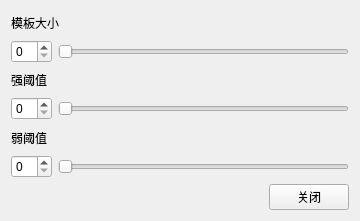
<?xml version="1.0" encoding="UTF-8"?>
<ui version="4.0">
 <class>EdgeDetection</class>
 <widget class="QWidget" name="EdgeDetection">
  <property name="geometry">
   <rect>
    <x>0</x>
    <y>0</y>
    <width>360</width>
    <height>221</height>
   </rect>
  </property>
  <property name="windowTitle">
   <string>EdgeDetection</string>
  </property>
  <layout class="QVBoxLayout" name="verticalLayout_6">
   <item>
    <layout class="QVBoxLayout" name="verticalLayout_5">
     <item>
      <layout class="QVBoxLayout" name="verticalLayout_4">
       <item>
        <layout class="QVBoxLayout" name="verticalLayout">
         <item>
          <widget class="QLabel" name="label">
           <property name="text">
            <string>模板大小</string>
           </property>
          </widget>
         </item>
         <item>
          <layout class="QHBoxLayout" name="horizontalLayout">
           <item>
            <widget class="QSpinBox" name="modelSpinBox"/>
           </item>
           <item>
            <widget class="QSlider" name="modelSlider">
             <property name="orientation">
              <enum>Qt::Horizontal</enum>
             </property>
            </widget>
           </item>
          </layout>
         </item>
        </layout>
       </item>
       <item>
        <layout class="QVBoxLayout" name="verticalLayout_2">
         <item>
          <widget class="QLabel" name="label_2">
           <property name="text">
            <string>强阈值</string>
           </property>
          </widget>
         </item>
         <item>
          <layout class="QHBoxLayout" name="horizontalLayout_2">
           <item>
            <widget class="QSpinBox" name="bigSpinBox"/>
           </item>
           <item>
            <widget class="QSlider" name="bigSlider">
             <property name="orientation">
              <enum>Qt::Horizontal</enum>
             </property>
            </widget>
           </item>
          </layout>
         </item>
        </layout>
       </item>
       <item>
        <layout class="QVBoxLayout" name="verticalLayout_3">
         <item>
          <widget class="QLabel" name="label_3">
           <property name="text">
            <string>弱阈值</string>
           </property>
          </widget>
         </item>
         <item>
          <layout class="QHBoxLayout" name="horizontalLayout_3">
           <item>
            <widget class="QSpinBox" name="smallSpinBox"/>
           </item>
           <item>
            <widget class="QSlider" name="smallSlider">
             <property name="orientation">
              <enum>Qt::Horizontal</enum>
             </property>
            </widget>
           </item>
          </layout>
         </item>
        </layout>
       </item>
      </layout>
     </item>
     <item>
      <layout class="QHBoxLayout" name="horizontalLayout_4">
       <item>
        <spacer name="horizontalSpacer">
         <property name="orientation">
          <enum>Qt::Horizontal</enum>
         </property>
         <property name="sizeHint" stdset="0">
          <size>
           <width>40</width>
           <height>20</height>
          </size>
         </property>
        </spacer>
       </item>
       <item>
        <widget class="QPushButton" name="closeBtn">
         <property name="text">
          <string>关闭</string>
         </property>
        </widget>
       </item>
      </layout>
     </item>
    </layout>
   </item>
  </layout>
 </widget>
 <layoutdefault spacing="6" margin="11"/>
 <resources/>
 <connections/>
</ui>
